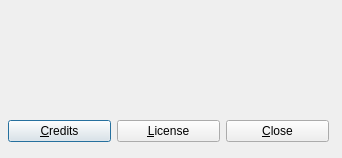
<?xml version="1.0" encoding="UTF-8"?>
<ui version="4.0">
 <class>Dialog</class>
 <widget class="QDialog" name="Dialog">
  <property name="geometry">
   <rect>
    <x>0</x>
    <y>0</y>
    <width>342</width>
    <height>158</height>
   </rect>
  </property>
  <property name="windowTitle">
   <string>About</string>
  </property>
  <widget class="QWidget" name="layoutWidget">
   <property name="geometry">
    <rect>
     <x>8</x>
     <y>90</y>
     <width>321</width>
     <height>52</height>
    </rect>
   </property>
   <layout class="QGridLayout" name="gridLayout">
    <item row="0" column="1">
     <widget class="QLabel" name="qlLabel">
      <property name="text">
       <string/>
      </property>
     </widget>
    </item>
    <item row="1" column="0">
     <widget class="QPushButton" name="qpbCredits">
      <property name="text">
       <string>&amp;Credits</string>
      </property>
     </widget>
    </item>
    <item row="1" column="1">
     <widget class="QPushButton" name="qpbLicense">
      <property name="text">
       <string>&amp;License</string>
      </property>
     </widget>
    </item>
    <item row="1" column="2">
     <widget class="QPushButton" name="qpbClose">
      <property name="text">
       <string>&amp;Close</string>
      </property>
     </widget>
    </item>
   </layout>
  </widget>
 </widget>
 <tabstops>
  <tabstop>qpbClose</tabstop>
  <tabstop>qpbLicense</tabstop>
  <tabstop>qpbCredits</tabstop>
 </tabstops>
 <resources/>
 <connections>
  <connection>
   <sender>qpbClose</sender>
   <signal>clicked()</signal>
   <receiver>Dialog</receiver>
   <slot>close()</slot>
   <hints>
    <hint type="sourcelabel">
     <x>280</x>
     <y>130</y>
    </hint>
    <hint type="destinationlabel">
     <x>274</x>
     <y>175</y>
    </hint>
   </hints>
  </connection>
 </connections>
</ui>
